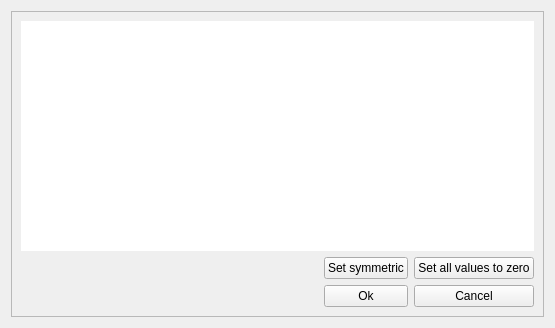
<?xml version="1.0" encoding="UTF-8"?>
<ui version="4.0">
 <class>FormBinaryParameters</class>
 <widget class="QWidget" name="FormBinaryParameters">
  <property name="windowModality">
   <enum>Qt::ApplicationModal</enum>
  </property>
  <property name="geometry">
   <rect>
    <x>0</x>
    <y>0</y>
    <width>555</width>
    <height>328</height>
   </rect>
  </property>
  <property name="windowTitle">
   <string>Binary interaction parameters</string>
  </property>
  <layout class="QGridLayout" name="gridLayout">
   <item row="0" column="0">
    <widget class="QScrollArea" name="scrollArea">
     <property name="widgetResizable">
      <bool>true</bool>
     </property>
     <widget class="QWidget" name="scrollAreaWidgetContents">
      <property name="geometry">
       <rect>
        <x>0</x>
        <y>0</y>
        <width>535</width>
        <height>308</height>
       </rect>
      </property>
      <layout class="QGridLayout" name="gridLayout_2">
       <item row="3" column="4">
        <widget class="QPushButton" name="btn_cancel">
         <property name="text">
          <string>Cancel</string>
         </property>
        </widget>
       </item>
       <item row="1" column="4">
        <widget class="QPushButton" name="btn_setZero">
         <property name="text">
          <string>Set all values to zero</string>
         </property>
        </widget>
       </item>
       <item row="3" column="3">
        <widget class="QPushButton" name="btn_ok">
         <property name="text">
          <string>Ok</string>
         </property>
        </widget>
       </item>
       <item row="1" column="3">
        <widget class="QPushButton" name="btn_setSymmetric">
         <property name="text">
          <string>Set symmetric</string>
         </property>
        </widget>
       </item>
       <item row="0" column="0" colspan="5">
        <widget class="QTableWidget" name="tableWidget_BinaryParameters">
         <property name="minimumSize">
          <size>
           <width>400</width>
           <height>150</height>
          </size>
         </property>
         <property name="frameShape">
          <enum>QFrame::NoFrame</enum>
         </property>
         <property name="frameShadow">
          <enum>QFrame::Plain</enum>
         </property>
         <property name="alternatingRowColors">
          <bool>true</bool>
         </property>
         <property name="selectionMode">
          <enum>QAbstractItemView::SingleSelection</enum>
         </property>
         <property name="selectionBehavior">
          <enum>QAbstractItemView::SelectItems</enum>
         </property>
         <property name="showGrid">
          <bool>true</bool>
         </property>
         <property name="rowCount">
          <number>0</number>
         </property>
         <property name="columnCount">
          <number>0</number>
         </property>
        </widget>
       </item>
       <item row="3" column="0" colspan="3">
        <spacer name="horizontalSpacer">
         <property name="orientation">
          <enum>Qt::Horizontal</enum>
         </property>
         <property name="sizeHint" stdset="0">
          <size>
           <width>352</width>
           <height>20</height>
          </size>
         </property>
        </spacer>
       </item>
       <item row="1" column="0" colspan="3">
        <spacer name="horizontalSpacer_2">
         <property name="orientation">
          <enum>Qt::Horizontal</enum>
         </property>
         <property name="sizeHint" stdset="0">
          <size>
           <width>40</width>
           <height>20</height>
          </size>
         </property>
        </spacer>
       </item>
      </layout>
     </widget>
    </widget>
   </item>
  </layout>
 </widget>
 <resources/>
 <connections/>
</ui>
